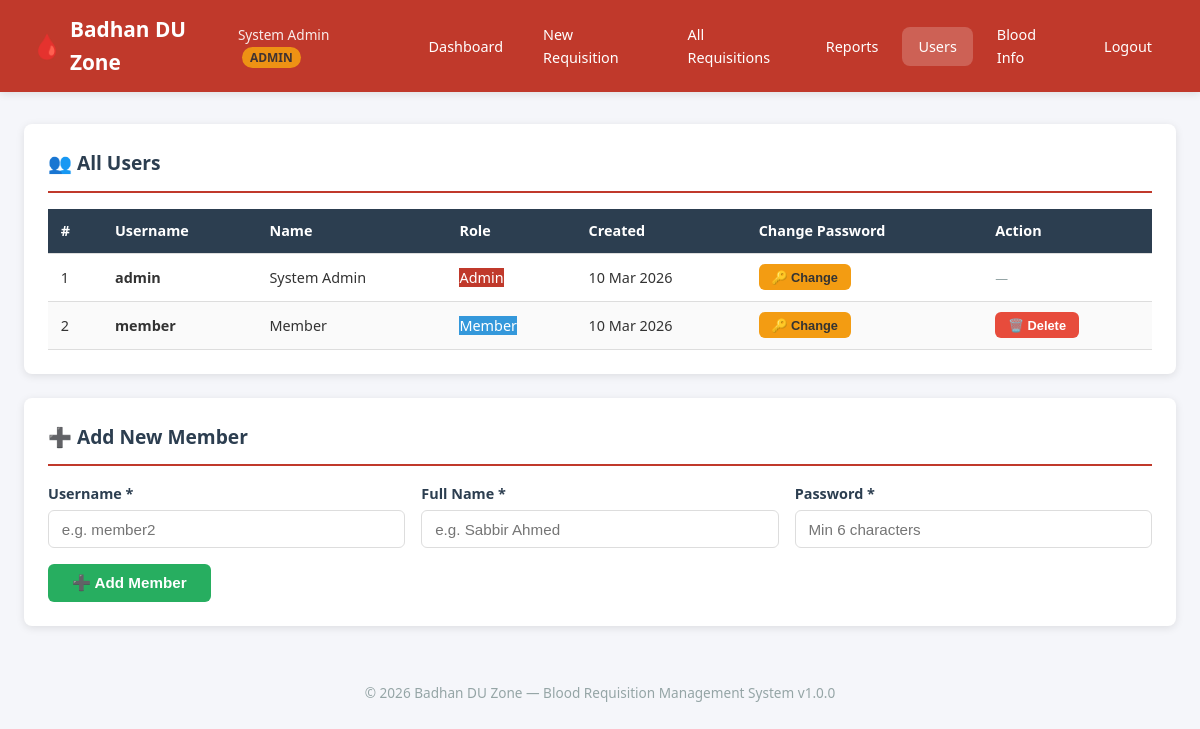
The page /manage_users.php (signed in) on the database its author committed.
### tables this page shows
CREATE TABLE IF NOT EXISTS `users` (
    `id` INT AUTO_INCREMENT PRIMARY KEY,
    `username` VARCHAR(50) NOT NULL UNIQUE,
    `password` VARCHAR(255) NOT NULL,
    `role` ENUM('admin', 'member') NOT NULL DEFAULT 'member',
    `name` VARCHAR(100) NOT NULL,
    `created_at` TIMESTAMP DEFAULT CURRENT_TIMESTAMP
);

### manage_users.php (the view, shortened to what this page needs)
<?php
require_once __DIR__ . '/includes/header.php';
$pdo = getDBConnection();
$users = $pdo->query("SELECT id, username, role, name, created_at FROM users ORDER BY role ASC, id ASC")->fetchAll();
?>
<div class="container">
    <div class="card">
        <div class="card-header">👥 All Users</div>
        <div class="table-responsive">
            <table>
                <thead>
                    <tr>
                        <th>#</th>
                        <th>Username</th>
                        <th>Name</th>
                        <th>Role</th>
                        <th>Created</th>
                        <th>Change Password</th>
                        <th>Action</th>
                    </tr>
                </thead>
                <tbody>
                    <?php foreach ($users as $i => $u): ?>
                    <tr>
                        <td><?= $i + 1 ?></td>
                        <td><strong><?= htmlspecialchars($u['username']) ?></strong></td>
                        <td><?= htmlspecialchars($u['name']) ?></td>
                        <td>
                            <span class="badge" style="background:<?= $u['role'] === 'admin' ? 'var(--primary)' : 'var(--info)' ?>; color:white;">
                                <?= ucfirst($u['role']) ?>
                            </span>
                        </td>
                        <td><?= date('d M Y', strtotime($u['created_at'])) ?></td>
                        <td>
                            <button class="btn btn-warning btn-sm"
                                    onclick="openPasswordModal(<?= $u['id'] ?>, '<?= htmlspecialchars($u['username']) ?>')">
                                🔑 Change
                            </button>
                        </td>
                        <td>
                            <?php if ($u['role'] === 'member'): ?>
                                <form method="POST" style="display:inline;"
                                      onsubmit="return confirm('Are you sure you want to delete user \'<?= htmlspecialchars($u['username']) ?>\'? This will also delete all their requisitions.');">
                                    <button type="submit" class="btn btn-danger btn-sm">🗑️ Delete</button>
                                </form>
                            <?php else: ?>
                                <span style="color:var(--gray); font-size:0.8rem;">—</span>
                            <?php endif; ?>
                        </td>
                    </tr>
                    <?php endforeach; ?>
                </tbody>
            </table>
        </div>
    </div>
    <div class="card">
        <div class="card-header">➕ Add New Member</div>
        <form method="POST" action="">
            <div class="form-row-3">
                <div class="form-group">
                    <label for="new_username">Username *</label>
                    <input type="text" id="new_username" name="username" class="form-control"
                           placeholder="e.g. member2" required>
                </div>
                <div class="form-group">
                    <label for="new_name">Full Name *</label>
                    <input type="text" id="new_name" name="name" class="form-control"
                           placeholder="e.g. Sabbir Ahmed" required>
                </div>
                <div class="form-group">
                    <label for="new_password">Password *</label>
                    <input type="password" id="new_password" name="password" class="form-control"
                           placeholder="Min 6 characters" required minlength="6">
                </div>
            </div>
            <button type="submit" class="btn btn-success">➕ Add Member</button>
        </form>
    </div>
</div>
<?php require_once __DIR__ . '/includes/footer.php'; ?>

### assets/css/style.css (style rules this page uses)
:root { --primary: #c0392b; --primary-dark: #96281b; --primary-light: #e74c3c; --secondary: #2c3e50; --success: #27ae60; --warning: #f39c12; --danger: #e74c3c; --info: #3498db; --light: #ecf0f1; --dark: #2c3e50; --white: #ffffff; --gray: #95a5a6; --border: #ddd; --shadow: 0 2px 8px rgba(0,0,0,0.1); --radius: 8px; }
* { margin: 0; padding: 0; box-sizing: border-box; }
body { font-family: 'Segoe UI', Tahoma, Geneva, Verdana, sans-serif; background: #f5f6fa; color: #333; line-height: 1.6; }
.container { max-width: 1200px; margin: 2rem auto; padding: 0 1.5rem; }
.card { background: var(--white); border-radius: var(--radius); box-shadow: var(--shadow); padding: 1.5rem; margin-bottom: 1.5rem; }
.card-header { font-size: 1.2rem; font-weight: 600; color: var(--secondary); padding-bottom: 0.75rem; margin-bottom: 1rem; border-bottom: 2px solid var(--primary); }
.form-group { margin-bottom: 1rem; }
.form-group label { display: block; font-weight: 600; margin-bottom: 0.3rem; color: var(--secondary); font-size: 0.9rem; }
.form-control { width: 100%; padding: 0.6rem 0.8rem; border: 1px solid var(--border); border-radius: 6px; font-size: 0.95rem; transition: border-color 0.2s; }
.form-row-3 { display: grid; grid-template-columns: 1fr 1fr 1fr; gap: 1rem; }
.btn { display: inline-block; padding: 0.6rem 1.5rem; border: none; border-radius: 6px; font-size: 0.95rem; font-weight: 600; cursor: pointer; text-decoration: none; text-align: center; transition: all 0.2s; }
.btn-success { background: var(--success); color: var(--white); }
.btn-warning { background: var(--warning); color: #333; }
.btn-danger { background: var(--danger); color: var(--white); }
.btn-sm { padding: 0.35rem 0.8rem; font-size: 0.8rem; }
.table-responsive { overflow-x: auto; -webkit-overflow-scrolling: touch; }
table { width: 100%; border-collapse: collapse; font-size: 0.9rem; }
table thead { background: var(--secondary); color: var(--white); }
table th, table td { padding: 0.65rem 0.8rem; text-align: left; border-bottom: 1px solid var(--border); white-space: nowrap; }
table tbody tr:nth-child(even) { background: #fafafa; }

### rows shown on the page
users: username "admin", name "System Admin", role "Admin", created_at "10 Mar 2026"
users: username "member", name "Member", role "Member", created_at "10 Mar 2026"

### other values the page prints
getUserName() "System Admin"
getUserRole() "ADMIN"
APP_VERSION "1.0.0"
